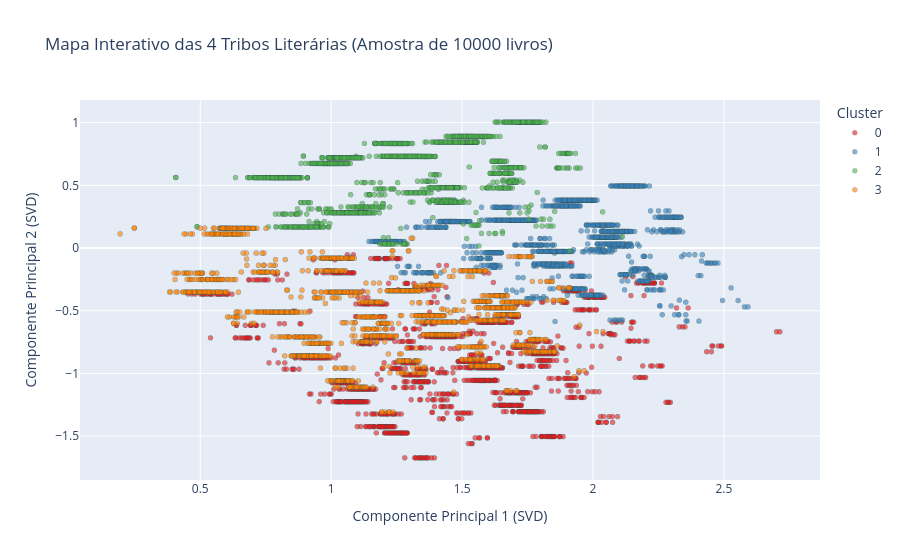

The notebook cell saved with this chart:
### Markdown cell above
## 6. Visualização 2D das Tribos Literárias (SVD)
Para mapear a estrutura multidimensional das Tribos Literárias (que foi treinada em uma matriz de 12 dimensões) no plano cartesiano, aplicamos o método **SVD (Singular Value Decomposition)** com 2 componentes.
Como nossa matriz de features é estritamente não-negativa (gêneros binários de 0 ou 1 e numéricos escalonados de 0 a 1), o SVD preserva a escala original não-negativa para o primeiro componente (variando de 0 a 2+), proporcionando um gráfico idêntico em estilo e limites ao gerado no Notebook 04 original.

### Code cell
from sklearn.decomposition import TruncatedSVD

# Aplicar TruncatedSVD para projetar as 12 features em 2D
svd_2d = TruncatedSVD(n_components=2, random_state=SEED)
X_svd = svd_2d.fit_transform(X_model)

# Salvar no dataframe original para exportação
df['svd_x'] = X_svd[:, 0]
df['svd_y'] = X_svd[:, 1]

print(f"Variância explicada pelos 2 primeiros componentes do SVD: {svd_2d.explained_variance_ratio_.sum() * 100:.2f}%")

# Criar DataFrame temporário para plotagem interativa (amostra de 10000 livros para performance)
df_plot = df.copy()
df_plot['Cluster'] = df_plot['cluster'].astype(str)
df_plot_sample = df_plot.sample(10000, random_state=SEED)

# Gráfico de dispersão interativo com Plotly Express (estilo padrão claro do Notebook 04)
fig_clusters = px.scatter(
    df_plot_sample, 
    x='svd_x', 
    y='svd_y', 
    color='Cluster', 
    hover_name='title',
    hover_data=['author', 'rating', 'pages'],
    title='Mapa Interativo das 4 Tribos Literárias (Amostra de 10000 livros)',
    category_orders={'Cluster': ['0', '1', '2', '3']},
    color_discrete_map={'0': '#e41a1c', '1': '#377eb8', '2': '#4daf4a', '3': '#ff7f00'},
    labels={'svd_x': 'Componente Principal 1 (SVD)', 'svd_y': 'Componente Principal 2 (SVD)'}
)

fig_clusters.update_traces(marker=dict(size=5, opacity=0.6, line=dict(width=0.3, color='DarkSlateGrey')))
fig_clusters.show()

### Figure 1 — Plotly figure (JSON) as saved in the notebook; plotly's stock layout.template omitted (floating-point values rounded to 4 significant figures; data arrays with more than 128 entries replaced by an {"elided": "..."} marker saying what was removed)
{"data": [{"customdata": {"elided": "1869x3 mixed values"}, "hovertemplate": "<b>%{hovertext}</b><br><br>Cluster=0<br>Componente Principal 1 (SVD)=%{x}<br>Componente Principal 2 (SVD)=%{y}<br>author=%{customdata[0]}<br>rating=%{customdata[1]}<br>pages=%{customdata[2]}<extra></extra>", "hovertext": {"elided": "1869 str values"}, "legendgroup": "0", "marker": {"color": "#e41a1c", "symbol": "circle", "line": {"color": "DarkSlateGrey", "width": 0.3}, "opacity": 0.6, "size": 5}, "mode": "markers", "name": "0", "showlegend": true, "x": {"elided": "1869 float values"}, "xaxis": "x", "y": {"elided": "1869 float values"}, "yaxis": "y", "type": "scattergl"}, {"customdata": {"elided": "2384x3 mixed values"}, "hovertemplate": "<b>%{hovertext}</b><br><br>Cluster=1<br>Componente Principal 1 (SVD)=%{x}<br>Componente Principal 2 (SVD)=%{y}<br>author=%{customdata[0]}<br>rating=%{customdata[1]}<br>pages=%{customdata[2]}<extra></extra>", "hovertext": {"elided": "2384 str values"}, "legendgroup": "1", "marker": {"color": "#377eb8", "symbol": "circle", "line": {"color": "DarkSlateGrey", "width": 0.3}, "opacity": 0.6, "size": 5}, "mode": "markers", "name": "1", "showlegend": true, "x": {"elided": "2384 float values"}, "xaxis": "x", "y": {"elided": "2384 float values"}, "yaxis": "y", "type": "scattergl"}, {"customdata": {"elided": "3557x3 mixed values"}, "hovertemplate": "<b>%{hovertext}</b><br><br>Cluster=2<br>Componente Principal 1 (SVD)=%{x}<br>Componente Principal 2 (SVD)=%{y}<br>author=%{customdata[0]}<br>rating=%{customdata[1]}<br>pages=%{customdata[2]}<extra></extra>", "hovertext": {"elided": "3557 str values"}, "legendgroup": "2", "marker": {"color": "#4daf4a", "symbol": "circle", "line": {"color": "DarkSlateGrey", "width": 0.3}, "opacity": 0.6, "size": 5}, "mode": "markers", "name": "2", "showlegend": true, "x": {"elided": "3557 float values"}, "xaxis": "x", "y": {"elided": "3557 float values"}, "yaxis": "y", "type": "scattergl"}, {"customdata": {"elided": "2190x3 mixed values"}, "hovertemplate": "<b>%{hovertext}</b><br><br>Cluster=3<br>Componente Principal 1 (SVD)=%{x}<br>Componente Principal 2 (SVD)=%{y}<br>author=%{customdata[0]}<br>rating=%{customdata[1]}<br>pages=%{customdata[2]}<extra></extra>", "hovertext": {"elided": "2190 str values"}, "legendgroup": "3", "marker": {"color": "#ff7f00", "symbol": "circle", "line": {"color": "DarkSlateGrey", "width": 0.3}, "opacity": 0.6, "size": 5}, "mode": "markers", "name": "3", "showlegend": true, "x": {"elided": "2190 float values"}, "xaxis": "x", "y": {"elided": "2190 float values"}, "yaxis": "y", "type": "scattergl"}], "layout": {"xaxis": {"anchor": "y", "domain": [0.0, 1.0], "title": {"text": "Componente Principal 1 (SVD)"}}, "yaxis": {"anchor": "x", "domain": [0.0, 1.0], "title": {"text": "Componente Principal 2 (SVD)"}}, "legend": {"title": {"text": "Cluster"}, "tracegroupgap": 0}, "title": {"text": "Mapa Interativo das 4 Tribos Literárias (Amostra de 10000 livros)"}}}
